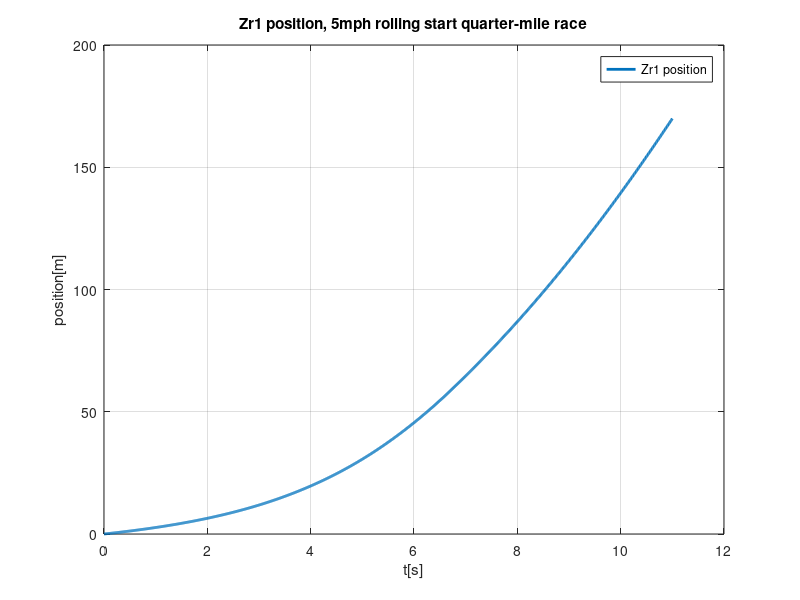
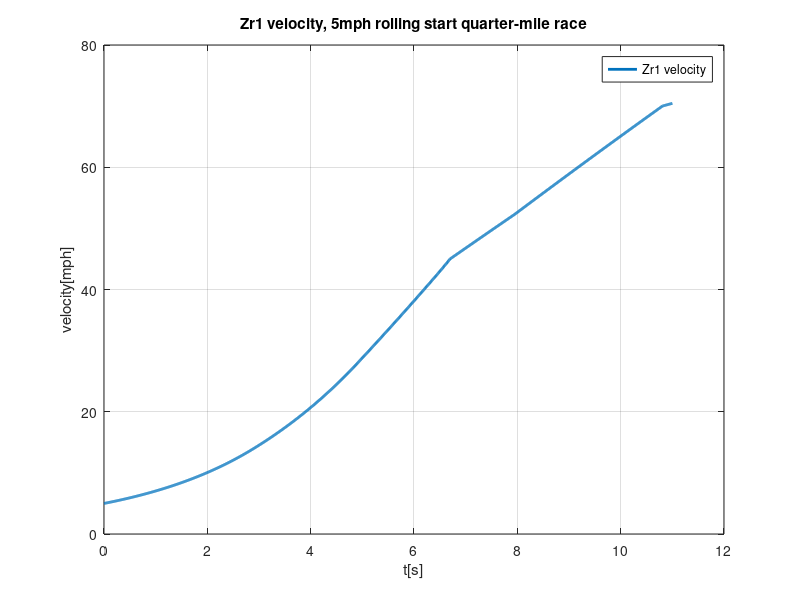

These charts were generated, in order, by the following MATLAB code:

Gr_Tran = [3,2,1]';
Gr_Ax = 3.73;
for a = 1:3
I_Tran(a) = -(0.005*Gr_Tran(a)-0.058)*Gr_Tran(a);
end
I_e = 0.09;
I_d = 0.12;
I_Ax = 0.003;
theta_e_max = 6500;
W = 15123.95;
m = W/9.81;
g = 9.81;
rho = 1.2754;
A = 2.32258;
Cd = 0.31;
fr = 0.015;
Rt = ((19*25.4)+(2*(305*0.3)))/1000;

It = 1.2;
Eng_speed_RPM = [0;1000;2000;3000;4000;5000;6000;7000;8000];
Eng_speed_radps = (Eng_speed_RPM*2*pi)/60;
HP = [10;40;80;160;220;240;270;330;400;480;540;620;660;670;675];
m_eq_f = (2*It)/Rt^2;
dt = 0.01;
t = 0:dt:11;
xdot(1) = 5/2.23694;
x(1) = 0;
T_e = [0;175;300;325;425;425;425;400;350]./0.73756;
for k = 1:3;
    m_eqdt(k,1) = ((Gr_Ax*Gr_Tran(k))^2*(I_e+I_Tran(k))+Gr_Ax^2*I_d+It)/(Rt^2);
    end
N = length(t);

for k = 1:N-1;
    if xdot(1,k) < (45/2.23694);
         GR = 1;
        engine_speed = (xdot(1,k)*Gr_Ax*Gr_Tran(GR,1))/Rt;
        T_E = (interp1(Eng_speed_radps,T_e,engine_speed));
        xddot(k) = (((Gr_Ax*Gr_Tran(GR,1)*T_E)/Rt)-(fr*m*g)-(0.5*rho*Cd*A*xdot(1,k)^2))/(m+m_eq_f+m_eqdt(GR,1));
        xdot(1,k+1) = xdot(1,k) + xddot(k)*dt;
        x(1,k+1) = x(1,k) + xdot(1,k)*dt;
        
    elseif xdot(1,k)>=(45/2.23694) && xdot(1,k)<(70/2.23694);
        GR = 2;
        engine_speed = (xdot(1,k)*Gr_Ax*Gr_Tran(GR,1))/Rt;
        T_E = (interp1(Eng_speed_radps,T_e,engine_speed,'nearest'));
        xddot(k) = (((Gr_Ax*Gr_Tran(GR,1)*T_E)/Rt)-(fr*m*g)-(0.5*rho*Cd*A*xdot(1,k)^2))/(m+m_eq_f+m_eqdt(GR,1));
        xdot(1,k+1) = xdot(1,k) + xddot(k)*dt;
        x(1,k+1) = x(1,k) + xdot(1,k)*dt;
        
    elseif xdot(1,k)>=(70/2.23694) && xdot(1,k)<(100/2.23694)
        GR = 3;
        engine_speed = (xdot(1,k)*Gr_Ax*Gr_Tran(GR,1))/Rt;
        T_E = (interp1(Eng_speed_radps,T_e,engine_speed,'nearest'));
        xddot(k) = (((Gr_Ax*Gr_Tran(GR,1)*T_E)/Rt)-(fr*m*g)-(0.5*rho*Cd*A*xdot(1,k)^2))/(m+m_eq_f+m_eqdt(GR,1));
        xdot(1,k+1) = xdot(1,k) + xddot(k)*dt;
        x(1,k+1) = x(1,k) + xdot(1,k)*dt;
        
  
        
    end
end
figure (1)
    plot(t,x,'linew',2)
    grid on
    xlabel('t[s]')
    ylabel('position[m]')
    title('Zr1 position, 5mph rolling start quarter-mile race')
    legend('Zr1 position')
    figure(2)
    plot(t,xdot*2.23694,'linew',2)
    xlabel('t[s]')
    ylabel('velocity[mph]')
     title('Zr1 velocity, 5mph rolling start quarter-mile race')
     legend('Zr1 velocity')
    grid on
    

t_60 = interp1(xdot,t,60/2.23694);
t_100 = interp1(xdot,t,100/2.23694);
t_quart = interp1(x,t,0.25*1609.34);
format short

fprintf('it takes %f s for the ZR1 to reach 60 mph.\n',t_60)

fprintf('the ZR1 completes the quarter mile in %f s.\n',t_quart)













